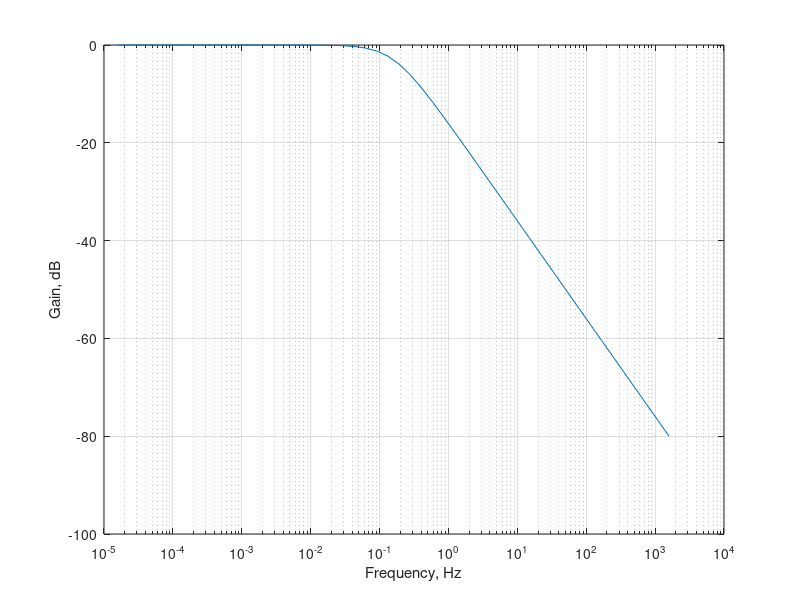

This figure's MATLAB source:
num = [0 0 1];
den = [0 1 1];
w = logspace(-4,4);
h = freqs(num,den,w);
f = w/(2*pi);
mag = 20*log10(abs(h));
semilogx(f,mag);
grid on;
xlabel('Frequency, Hz');
ylabel('Gain, dB');
